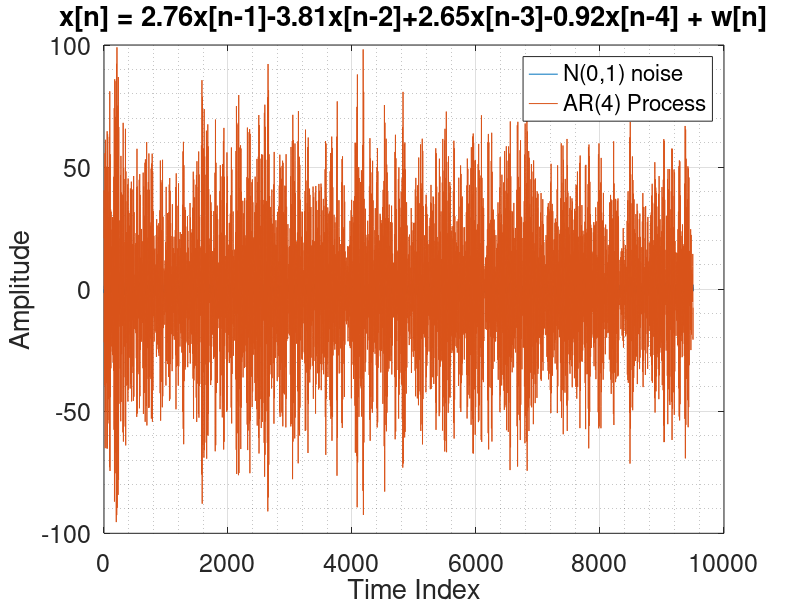
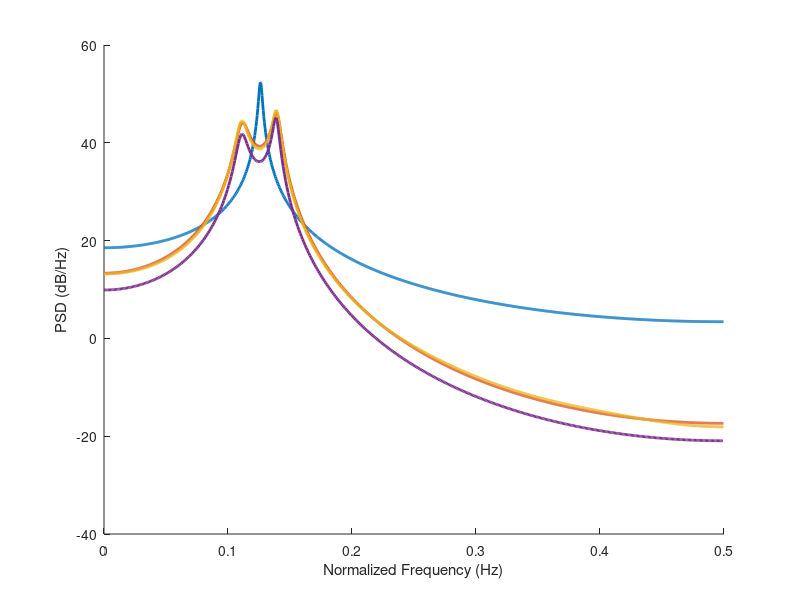

The MATLAB script that drew these images, in order: (Note: this script raises an error after producing the figures.)
N=10000;
noise = randn(N,1);
a = [2.76 -3.81 2.65 -0.92];
a = [1 -a];
x = filter(1,a,noise);
x = x(500:end);noise = noise(500:end); N_length = length(x);
figure(1);
plot(noise);hold on;plot(x);xlabel('Time Index');ylabel('Amplitude');title('x[n] = 2.76x[n-1]-3.81x[n-2]+2.65x[n-3]-0.92x[n-4] + w[n]');
legend('N(0,1) noise' , 'AR(4) Process')
grid on; grid minor;
set(gca,'FontSize',18)

figure(2);
[H,F] = freqz(1,a,[],1);
orders = [2 4 11];
for i = 1:length(orders)
    [Pxx,F_yulear] = pyulear(x,orders(i),1024,1); hold on;
    plot(F_yulear,10*log10(Pxx),'LineWidth',2);
end
plot(F,20*log10(abs(H)),'LineWidth',2); xlabel('Normalized Frequency (Hz)'); ylabel('PSD (dB/Hz)');title('Actual and Estimated PSD of AR(4) process, N = ' + string(N));
grid on ; grid minor; legend('AR(2)','AR(4)','AR(10)','Theoretical');
set(gca,'FontSize',18)

%%
figure(3);
xacf = xcorr(x,'unbiased'); % Autocorrelation of AR(4) process
EmpPSD = abs(fftshift(fft(xacf)));
freq = linspace(-0.5,0.5,2*N_length);
plot(freq, 10*log10(EmpPSD),'LineWidth',2); xlabel('Normalized Frequency (Hz)');ylabel('PSD (dB/Hz)');title('Empircal PSD Based on Data');
grid on; grid minor; set(gca, 'FontSize',18);legend('AR(4) Empirical PSD');



